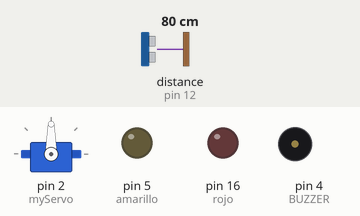
This sketch was run on a simulated Arduino Uno, built with avr-gcc and run on an emulated ATmega328P. Shown: servo, output pins drawn as LEDs (lit = HIGH), buzzer (waves = sounding, pin HIGH). Wiring (inferred from the names in the program): ultrasonic range finder: trigger pin 14; echo pin 12. Inputs (shaded band) come from the test bench; at power-on: distance to the obstacle (sensor on pin 12) 80 cm. The echo pulse lasts 58.3 µs per cm; pins used as bus, display or sensor lines are not drawn.

Above: at 1.5 s.
1.6 s: distance to the obstacle (sensor on pin 12) set to 5 cm
3.1 s: distance to the obstacle (sensor on pin 12) set to 2 cm
At 3.5 s:
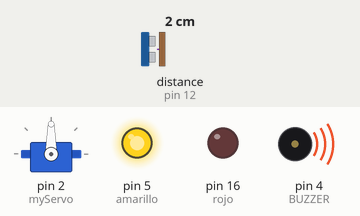
At 9.5 s:
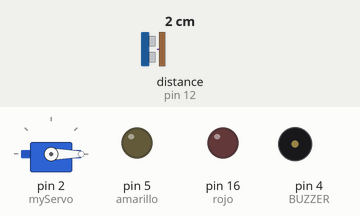
Timing chart, 0 to 17.5 s (numbered marks = the images above; inputs shaded):
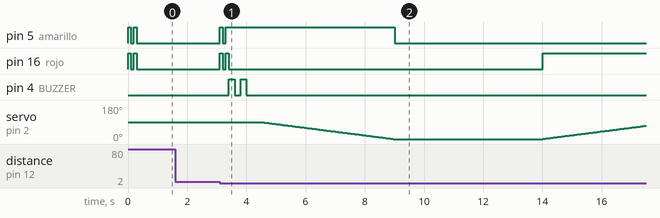

Measured:
- the behaviour switches between 4 and 3 cm on distance to the obstacle (sensor on pin 12) (found by bisection; images 0 and 1)
- after the input at 1.6 s, every drawn part: stays the same
- after the input at 3.1 s, pin 5 (amarillo): LOW → HIGH at once, → LOW 0.10 s later, → HIGH 0.10 s later, → LOW 5.7 s later; pin 16 (rojo): goes HIGH 0.10 s, LOW 0.10 s, HIGH 0.10 s, LOW 10.6 s, then HIGH, starting at once; pin 4 (BUZZER): alternates HIGH for 0.20 s and LOW for 0.20 s, 4 changes in all, then stays LOW, starting after 0.30 s

The sketch:

CodigoESP8266.ino
```cpp
#include <Servo.h>
Servo myServo;
int rojo = 16;
int amarillo = 5;
int TRIG = 14;
int ECO = 12;
int BUZZER = 4;
int c = 261;  // Nota base
int d = 294;  // Nota un poco más alta
int e = 329;  // Nota aún más alta
int tiempo;
int distancia;

void setup() {
   pinMode(amarillo, OUTPUT);
   pinMode(rojo, OUTPUT);
   pinMode(TRIG, OUTPUT);
   pinMode(ECO, INPUT);
   pinMode(BUZZER, OUTPUT); // Configuramos el buzzer como salida

   myServo.attach(2);
   onOffLeds();
   Serial.begin(9600);
}

void loop() {
   leerDistancia();
   if (distancia < 10) {
      onOffLeds();
      abrirPuerta();
      delay(5000);
      cerrarPuerta();
      delay(2000);
   }
}

void leerDistancia() {
   digitalWrite(TRIG, HIGH);
   delay(1);
   digitalWrite(TRIG, LOW);
   tiempo = pulseIn(ECO, HIGH);
   distancia = tiempo / 20.2;
}

void onOffLeds() {
   digitalWrite(amarillo, HIGH);
   digitalWrite(rojo, HIGH);
   delay(100);
   digitalWrite(amarillo, LOW);
   digitalWrite(rojo, LOW);
   delay(100);
   digitalWrite(amarillo, HIGH);
   digitalWrite(rojo, HIGH);
   delay(100);
   digitalWrite(amarillo, LOW);
   digitalWrite(rojo, LOW);
}

void cerrarPuerta() {
   digitalWrite(amarillo, LOW);
   digitalWrite(rojo, HIGH);
   int angulo = 0;
   do {
      angulo = angulo + 1;
      myServo.write(angulo);
      delay(50);
   } while (angulo < 90);
   digitalWrite(amarillo, LOW);
   sonarBuzzerConRitmoCerrado();
   digitalWrite(rojo, LOW);
}

void abrirPuerta() {
   digitalWrite(amarillo, HIGH);
   digitalWrite(rojo, LOW);
   int angulo = 90;
   sonarBuzzerConRitmo();
   do {
      angulo = angulo - 1;
      myServo.write(angulo);
      delay(50);
   } while (angulo > 0);
   digitalWrite(amarillo, LOW);
   digitalWrite(rojo, LOW);
}

void sonarBuzzerConRitmo() {
   for (int i = 0; i < 2; i++) { // Repetimos el ritmo 10 veces
      digitalWrite(BUZZER, HIGH); // Encendido del buzzer
      delay(200);                 // encendido por 100ms
      digitalWrite(BUZZER, LOW);  // Apagamos el buzzer
      delay(200);                 // Esperamos 100ms
   }
   delay(300); // Pausa larga para separar el ritmo
}

void sonarBuzzerConRitmoCerrado() {
   for (int i = 0; i < 1; i++) { // Repetimos el ritmo 10 veces
      digitalWrite(BUZZER, HIGH); // Encendido del buzzer
      delay(1000);                 // encendido por 100ms
      digitalWrite(BUZZER, LOW);  // Apagamos el buzzer
      delay(200);                 // Esperamos 100ms
   }
   delay(300); // Pausa larga para separar el ritmo
}
```
